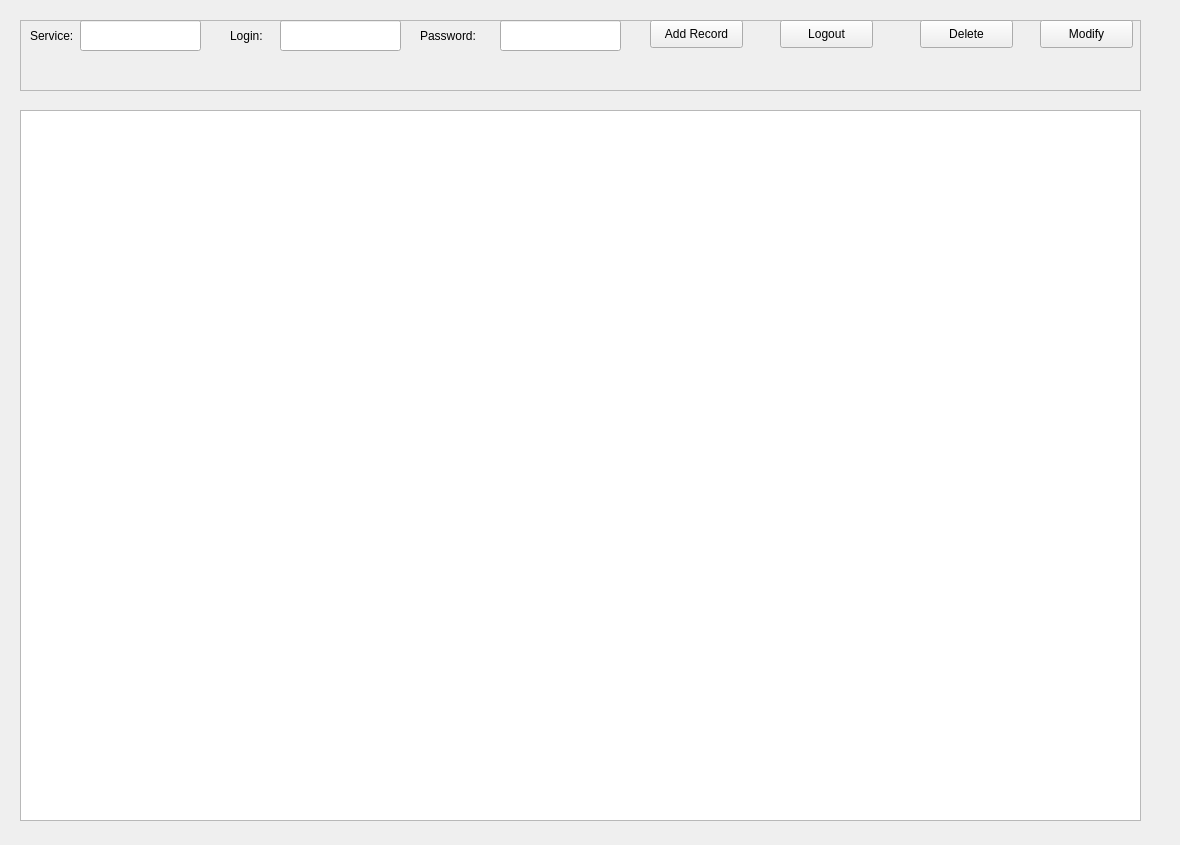
<?xml version="1.0" encoding="UTF-8"?>
<ui version="4.0">
 <class>Dialog</class>
 <widget class="QDialog" name="Dialog">
  <property name="geometry">
   <rect>
    <x>0</x>
    <y>0</y>
    <width>1180</width>
    <height>845</height>
   </rect>
  </property>
  <property name="windowTitle">
   <string>Dialog</string>
  </property>
  <widget class="QFrame" name="frame">
   <property name="geometry">
    <rect>
     <x>20</x>
     <y>20</y>
     <width>1121</width>
     <height>71</height>
    </rect>
   </property>
   <property name="frameShape">
    <enum>QFrame::StyledPanel</enum>
   </property>
   <property name="frameShadow">
    <enum>QFrame::Raised</enum>
   </property>
   <widget class="QLabel" name="labels">
    <property name="geometry">
     <rect>
      <x>10</x>
      <y>0</y>
      <width>55</width>
      <height>31</height>
     </rect>
    </property>
    <property name="text">
     <string>Service:</string>
    </property>
   </widget>
   <widget class="QLineEdit" name="new_service">
    <property name="geometry">
     <rect>
      <x>60</x>
      <y>0</y>
      <width>121</width>
      <height>31</height>
     </rect>
    </property>
    <property name="alignment">
     <set>Qt::AlignCenter</set>
    </property>
   </widget>
   <widget class="QLabel" name="label_2l">
    <property name="geometry">
     <rect>
      <x>210</x>
      <y>0</y>
      <width>71</width>
      <height>31</height>
     </rect>
    </property>
    <property name="text">
     <string>Login:</string>
    </property>
   </widget>
   <widget class="QLineEdit" name="new_login">
    <property name="geometry">
     <rect>
      <x>260</x>
      <y>0</y>
      <width>121</width>
      <height>31</height>
     </rect>
    </property>
    <property name="alignment">
     <set>Qt::AlignCenter</set>
    </property>
   </widget>
   <widget class="QLabel" name="label_3p">
    <property name="geometry">
     <rect>
      <x>400</x>
      <y>0</y>
      <width>91</width>
      <height>31</height>
     </rect>
    </property>
    <property name="text">
     <string>Password:</string>
    </property>
   </widget>
   <widget class="QLineEdit" name="new_pass">
    <property name="geometry">
     <rect>
      <x>480</x>
      <y>0</y>
      <width>121</width>
      <height>31</height>
     </rect>
    </property>
    <property name="echoMode">
     <enum>QLineEdit::Password</enum>
    </property>
    <property name="alignment">
     <set>Qt::AlignCenter</set>
    </property>
   </widget>
   <widget class="QPushButton" name="add_record">
    <property name="geometry">
     <rect>
      <x>630</x>
      <y>0</y>
      <width>93</width>
      <height>28</height>
     </rect>
    </property>
    <property name="text">
     <string>Add Record</string>
    </property>
    <property name="shortcut">
     <string notr="true"/>
    </property>
    <property name="autoDefault">
     <bool>false</bool>
    </property>
   </widget>
   <widget class="QPushButton" name="logout">
    <property name="geometry">
     <rect>
      <x>760</x>
      <y>0</y>
      <width>93</width>
      <height>28</height>
     </rect>
    </property>
    <property name="text">
     <string>Logout</string>
    </property>
    <property name="autoDefault">
     <bool>false</bool>
    </property>
   </widget>
   <widget class="QPushButton" name="Delete">
    <property name="geometry">
     <rect>
      <x>900</x>
      <y>0</y>
      <width>93</width>
      <height>28</height>
     </rect>
    </property>
    <property name="text">
     <string>Delete</string>
    </property>
    <property name="autoDefault">
     <bool>false</bool>
    </property>
   </widget>
   <widget class="QPushButton" name="modify">
    <property name="geometry">
     <rect>
      <x>1020</x>
      <y>0</y>
      <width>93</width>
      <height>28</height>
     </rect>
    </property>
    <property name="text">
     <string>Modify</string>
    </property>
    <property name="autoDefault">
     <bool>false</bool>
    </property>
   </widget>
  </widget>
  <widget class="QTableWidget" name="tableWidget">
   <property name="geometry">
    <rect>
     <x>20</x>
     <y>110</y>
     <width>1121</width>
     <height>711</height>
    </rect>
   </property>
  </widget>
 </widget>
 <resources/>
 <connections/>
</ui>
